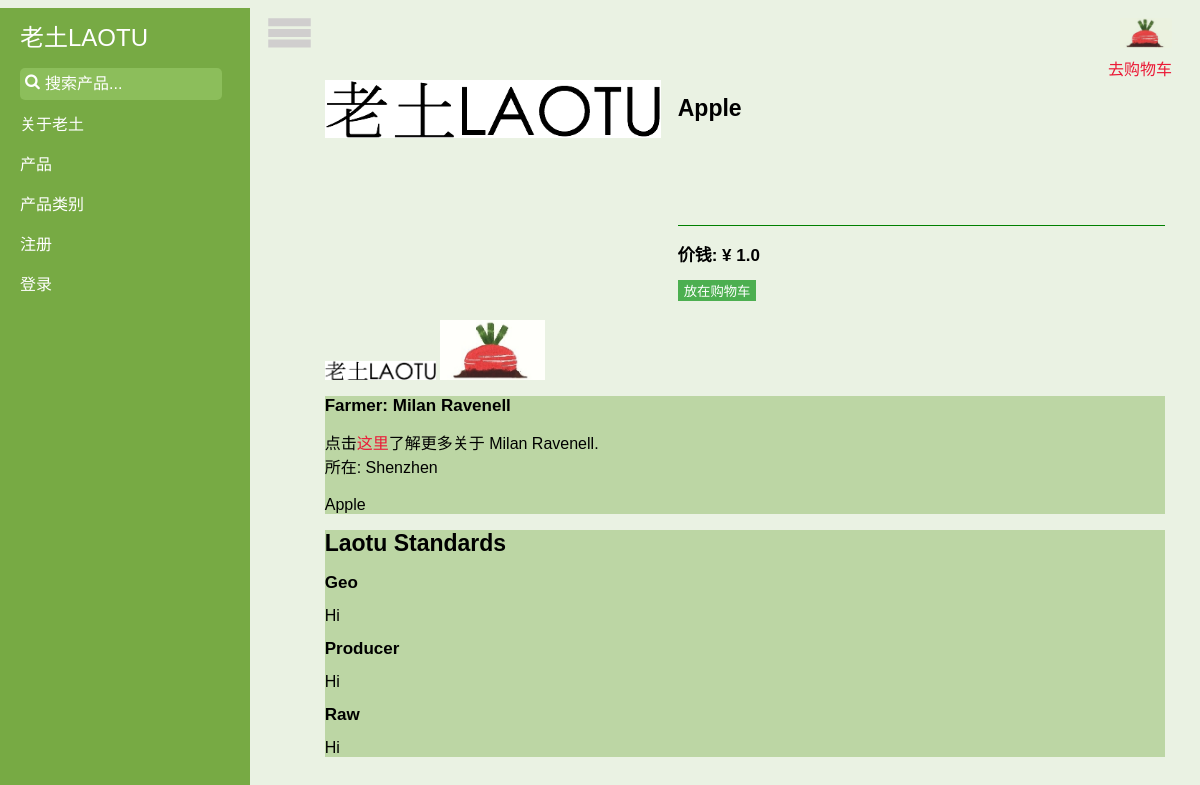
The page /1 on the database its author committed.
### tables this page shows
CREATE TABLE product (
    product_id integer primary key autoincrement,
    title text not null,
    quantity integer not null,
    price decimal(7,2) not null,
    description text not null,
    producer_id integer not null,
    standard_geo text,
    standard_producer text,
    standard_raw text,
    standard_production text,
    standard_storage text,
    standard_tech text,
    standard_package text,
    standard_price text,
    product_photo_filename_1 text,
    product_photo_filename_2 text,
    product_photo_filename_3 text,
    laotu_book_photo_filename_1 text,
    laotu_book_photo_filename_2 text,
    laotu_book_photo_filename_3 text,
    laotu_book_photo_filename_4 text,
    standards_id integer unique,
    FOREIGN KEY (producer_id) REFERENCES producer(producer_id),
    FOREIGN KEY (standards_id) REFERENCES standards(standards_id)
);

CREATE TABLE producer (
    producer_id integer primary key autoincrement,
    user_name text not null,
    email text,
    pw_hash text,
    location text
);

### laotu.py (the view)
@app.route('/<int:product_id>')
def show_product(product_id):
    product = query_db('select * from product where product_id = ?', [product_id], one=True)
    producer = query_db('select * from producer where producer_id = ?', str(product['producer_id']), one=True)
    photos = [product['product_photo_filename_1'], product['product_photo_filename_2'], product['product_photo_filename_3']]
    print photos
    stories = [product['laotu_book_photo_filename_1'], product['laotu_book_photo_filename_2'], product['laotu_book_photo_filename_3'], product['laotu_book_photo_filename_4']]
    return render_template('product.html', product=product, producer=producer, hasStandard=hasStandard(product), photos=photos, stories=stories)

### laotu.py (called while the page is built)
def get_db():
    top = _app_ctx_stack.top
    if not hasattr(top, 'sqlite_db'):
        top.sqlite_db = sqlite3.connect(app.config['DATABASE'])
        top.sqlite_db.row_factory = sqlite3.Row
    return top.sqlite_db

@app.teardown_appcontext
def close_database(exception):
    top = _app_ctx_stack.top
    if hasattr(top, 'sqlite_db'):
        top.sqlite_db.close()

def query_db(query, args=(), one=False):
    cur = get_db().execute(query, args)
    rv = cur.fetchall()
    return (rv[0] if rv else None) if one else rv

@app.before_request
def before_request():
    g.user = None
    if 'user_id' in session:
        g.user = query_db('select * from user where user_id = ?',
                          [session['user_id']], one=True)

def hasStandard(product):
    return product['standard_geo'] or product['standard_producer'] or product['standard_raw'] or \
    product['standard_production'] or product['standard_storage'] or product['standard_tech'] or \
    product['standard_package'] or product['standard_price']

### templates/product.html (shortened to what this page needs)
{% extends "layout.html" %}
{% block main %}
	<div style="position:absolute;top:3em;right:60px;">
		<a href="{{ url_for('get_cart')}}">去购物车</a>
	</div>
	<div class="product_main">
		<div class="product-img">
			<div class="product-img-main">
				<img id="product-image" src='{{ photos[0] }}'>
			</div>
			<div class="product-img-lst">
			{% for photo in photos %}
				<div class="img-lst-element" onclick="updateMainPic('{{ photo }}')">
					<img src="{{ photo }}" style="max-width:100%; max-height:100%">
				</div>
			{% endfor %}
			</div>
		</div>
		<div class="product-info">
			<div class="product-title">
				<h1>{{product.title}}</h1>
			</div>
			<div class="product-price">
				<h2>价钱: &#165 {{ product.price/100 }}</h2>
			</div>
				{% if product.quantity <= 0 %}
					产品缺货。
				{% else %}
					{% if product.quantity <= 5 %}
						<div class="dropdown">
							<button onclick="dropDownQuantity()" class="dropbtn">放在购物车</button>
							<div id="myDropdown" class="dropdown-content">
							{% for number in range(1, product.quantity+1) %}
								<a href="{{ url_for('add_product', product_id=product.product_id, quantity=number)}}">{{number}}</a>
							{% endfor %}
							</div>
						</div>
					{% else %}
						<div class="dropdown">
							<button onclick="dropDownQuantity()" class="dropbtn">放在购物车</button>
						</div>
					{% endif %}
				{% endif %}
		</div>
	</div>
	<div class="product_description">
		<h2>Farmer: {{producer.user_name}}</h2>
		点击<a href="{{ url_for('show_farmer', producer_id=producer.producer_id)}}">这里</a>了解更多关于 {{producer.user_name}}.<br>
		所在: {{producer.location}}<br>
		<br>
		{{product.description}}
	</div>
	<div class="standards_container">
		{% if hasStandard %}
		<h1>Laotu Standards</h1>
		{% endif %}
		{% if product.standard_geo %}
		<div class="standard">
			<h2>Geo</h2>
			{{ product.standard_geo }}
		</div>
		{% endif %}
		{% if product.standard_producer %}
		<div class="standard">
			<h2>Producer</h2>
			{{ product.standard_producer }}
		</div>
		{% endif %}
		{% if product.standard_raw %}
		<div class="standard">
			<h2>Raw</h2>
			{{ product.standard_raw }}
		</div>
		{% endif %}
	</div>
	<div class="story_container">
		<div class="story-main">
		</div>
	</div>
{% endblock %}

### static/css/style.css (style rules this page uses)
html, body { max-width: 100%; overflow-x: hidden; }
body { background: #fff; background: rgba(119, 170, 68, .15); font-family: 'Trebuchet MS', sans-serif; font-size: 16px; }
a { color: #EB1936; text-decoration: none; }
@media only screen and (min-width:480px) { div.product_main { height: 300px; width: 90%; position: relative; margin: 1rem auto; } }
@media only screen and (min-width:480px) { div.product_main div.product-img { height: 100%; width: 40%; } }
@media only screen and (min-width:480px) { div.product_main div.product-info { position: absolute; width: 58%; height: 100%; left: 40%; top: 0px; padding-left: 2%; } }
@media only screen and (min-width:480px) { div.product_main div.product-info div.product-title { height: 130px; width: 100%; border-bottom: 1px solid green; } }
@media only screen and (min-width:480px) { div.product_description { background-color: rgba(119,170,68,0.4); position: relative; margin: 1rem auto; width: 90%; top: 0px; } }
@media only screen and (min-width:480px) { div.standards_container { position: relative; margin: 1rem auto; width: 90%; top: 0px; background-color: rgba(119,170,68,0.4); } }
div.product_main div.product-img div.product-img-main { position:relative; width:100%; height: 80%; }
#product-image { max-width:100%; max-height:100% }
div.product_main div.product-img div.product-img-lst { width: 100%; height: 20%; }
div.product_main div.product-img div.product-img-lst div.img-lst-element { width:33%; height:100%; display: inline-block }
h1 { font-size: 23px; }
h2 { font-size: 17px; }
.dropbtn { background-color: #4CAF50; color: white; border: none; cursor: pointer; }
.dropdown { position: relative; display: inline-block; }

### static/css/sidebar.css (style rules this page uses)
body { overflow-x: hidden; }

### rows shown on the page
product: product_photo_filename_1 (picture), product_photo_filename_2 (picture), title "Apple", product.price/100 "1.0", description "Apple", standard_geo "Hi", standard_producer "Hi", standard_raw "Hi"
producer: user_name "Milan Ravenell", location "Shenzhen"
